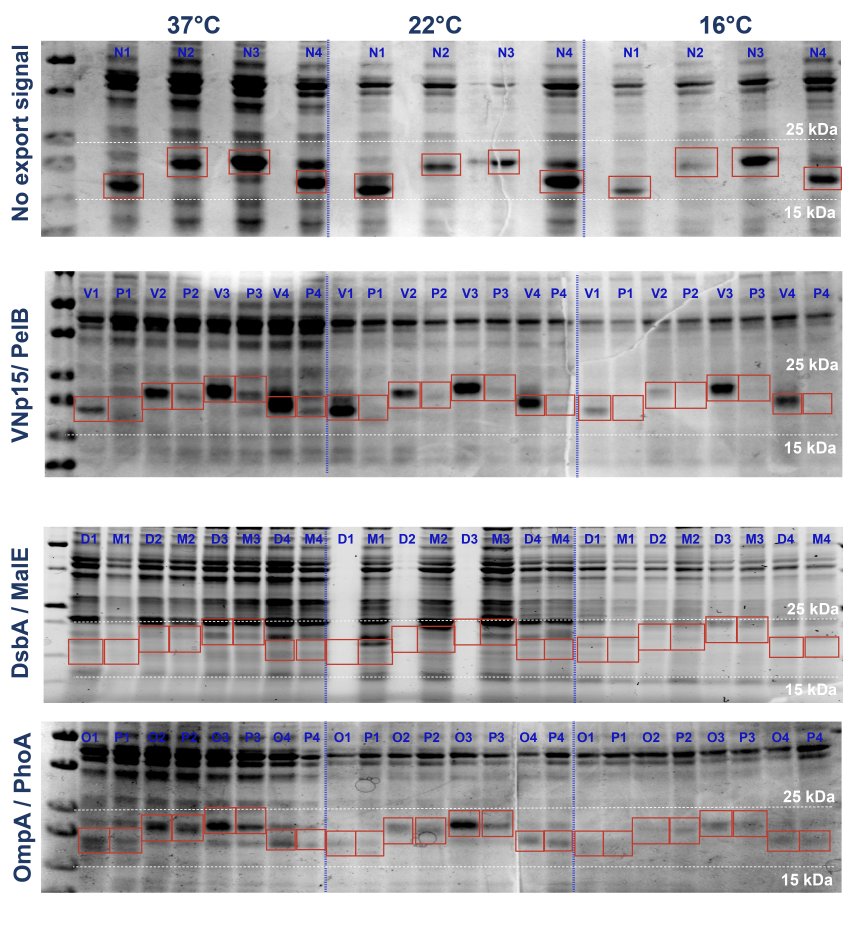
#> input picture data/sFigure2_temperature_gels/annex_temperature_stacked.png, 4315 x 4623 px (shown at 1/5 size)
$ python densitometry_pct_total_lane.py
#> lines starting #> are read from the running program, lines starting #| are printed output that depends on the picture; after the words box and inside, x2 and y2 are one past the last pixel; in counts of white or black regions, pixels touching at a corner belong together
#!/usr/bin/env python3
"""
Figure 3B densitometry - recombinant product band as % of total lane signal.

Input : annex_temperature_stacked.png  (flattened 4-gel temperature montage)
        boxes_mapped.json               ({'prod':[[x0,y0,x1,y1],...48], 'ref':[...4], 'W','H'})
Method: For each product box (one per design-pair) the box is split into its two
        sample lanes (left/right). For each lane, darkness is background-subtracted
        (net = clip(bg - gray, 0), bg = 85th percentile of that lane's full gel
        column) and integrated over (a) the product box and (b) the full lane column
        (gel top->bottom). Result = 100 * band_net / lane_net. Red/blue annotation
        pixels are masked out. Gel y-extents come from the SVG image placement.
Output: densitometry_pct_total_lane.csv  (gel, signal, temp_C, design, pct_of_total_lane)
        n = 4 designs per signal x temperature.
Author: Y. Flores Bueso.
"""
import numpy as np, json, csv, sys
from pathlib import Path
from PIL import Image
from collections import defaultdict

# Defaults resolve relative to this script, so it runs with no arguments from
# anywhere. The temperature montage lives in the sFigure2 folder; the box
# coordinates sit next to this script. Output goes to a *_regenerated.csv so a
# reproduction run never overwrites the published densitometry_pct_total_lane.csv
# (the two agree to within ~0.5%, i.e. rounding, as expected for pixel densitometry).
HERE = Path(__file__).resolve().parent
PNG  = sys.argv[1] if len(sys.argv) > 1 else str(HERE.parent / 'sFigure2_temperature_gels' / 'annex_temperature_stacked.png')
BOX  = sys.argv[2] if len(sys.argv) > 2 else str(HERE / 'boxes_mapped.json')
OUT  = sys.argv[3] if len(sys.argv) > 3 else str(HERE / 'densitometry_pct_total_lane_regenerated.csv')

A = np.asarray(Image.open(PNG).convert('RGB')).astype(int)
R, Gc, Bc = A[:, :, 0], A[:, :, 1], A[:, :, 2]
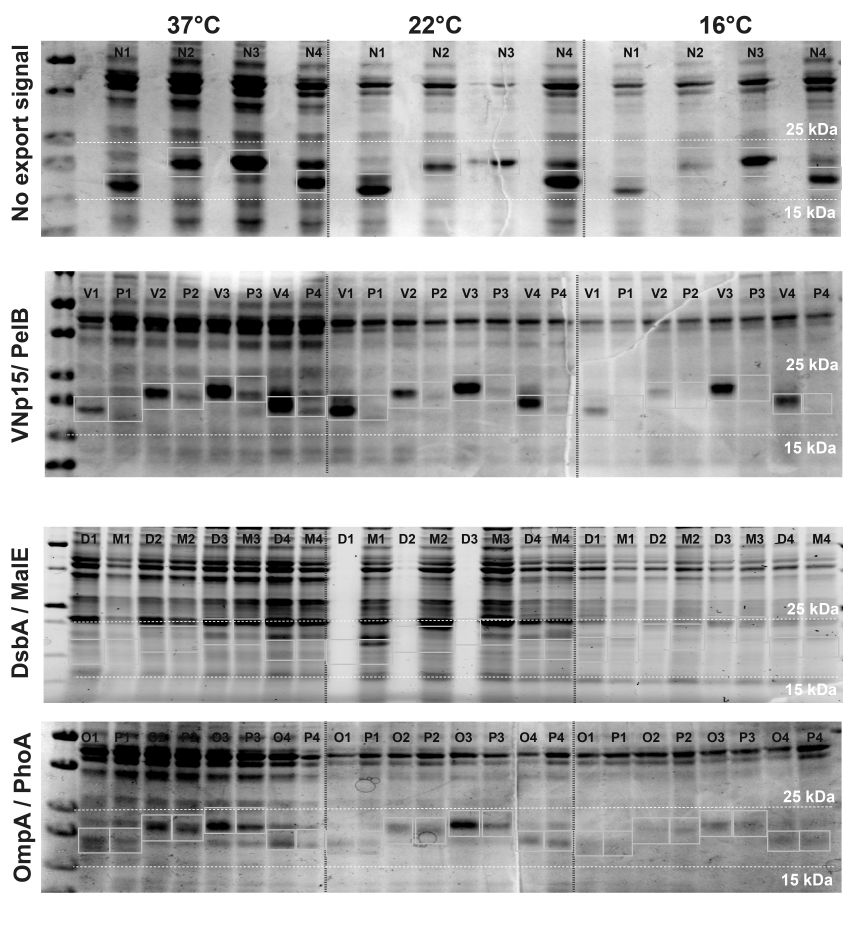
#> R: shape (4623, 4315) int64 (shown at 1/5 size); min 0, max 255, mean 175.9
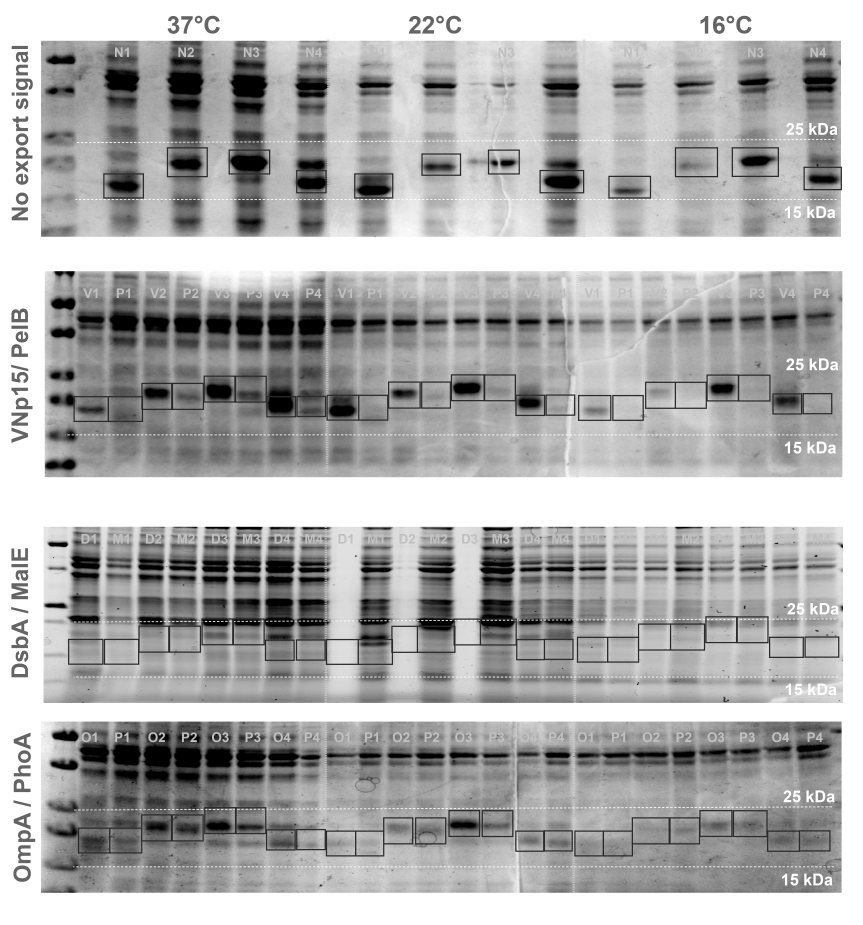
#> Bc: shape (4623, 4315) int64 (shown at 1/5 size); min 0, max 255, mean 176
gray = 0.299 * R + 0.587 * Gc + 0.114 * Bc
# red box strokes and blue lane labels -> excluded from integration
anno = ((R > 130) & (Gc < 95) & (Bc < 95)) | ((Bc > 130) & (R < 110) & (Gc < 130) & (Bc - R > 30))
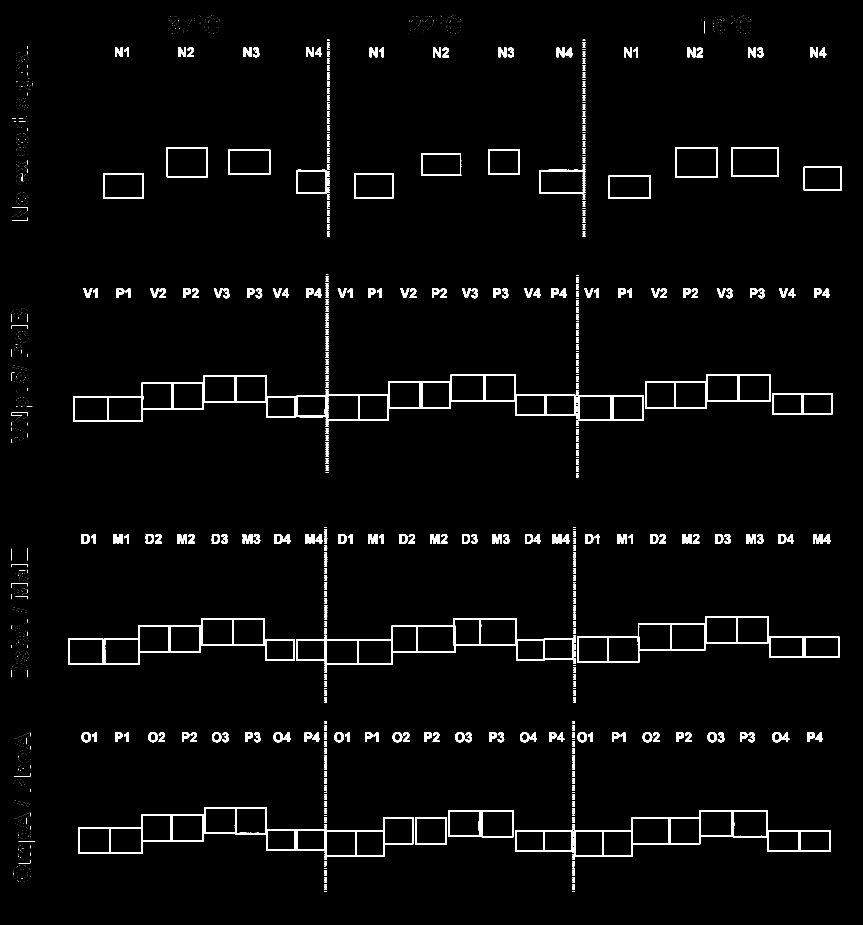
#> anno: shape (4623, 4315) bool (shown at 1/5 size); 2.3% white; 2119 white regions (1138 under 20 px), largest, box (x1, y1, x2, y2) and area: (1480, 3092, 2880, 3325) 26131, (367, 1878, 1480, 2110) 22223, (2872, 4050, 3663, 4283) 15258

prod = json.load(open(BOX))['prod']
#> (reads data/Figure3_SourceData/boxes_mapped.json from the repository)

# gel crop y-extents in composite px (from the SVG image transforms)
gel_ext = {'NS': (204, 1121), 'VNp15/PelB': (1356, 2415),
           'DsbA/MalE': (2634, 3419), 'OmpA/PhoA': (3608, 4461)}
gel_order = ['NS', 'VNp15/PelB', 'DsbA/MalE', 'OmpA/PhoA']
sigpair = {'NS': ('NS', 'NS'), 'VNp15/PelB': ('VNp15', 'PelB'),
           'DsbA/MalE': ('DsbA', 'MalE'), 'OmpA/PhoA': ('OmpA', 'PhoA')}
temps = ['16', '22', '37']   # three temperature blocks, left->right, 4 designs each

def gel_of(yc):
#> called with yc = 2036.9
    for nm, (t, b) in gel_ext.items():
        if t <= yc <= b:
            return nm
    return min(gel_order, key=lambda nm: abs(yc - sum(gel_ext[nm]) / 2))

def netsum(x0, y0, x1, y1, bg):
    x0, x1 = sorted((int(round(x0)), int(round(x1))))
    y0, y1 = sorted((int(round(y0)), int(round(y1))))
    g = gray[y0:y1, x0:x1]; m = anno[y0:y1, x0:x1]
    v = np.clip(bg - g, 0, None); v[m] = 0
    return float(v.sum())

def lane_bg(x0, x1, gt, gb):
    x0, x1 = sorted((int(round(x0)), int(round(x1))))
    col = gray[int(gt):int(gb), x0:x1][~anno[int(gt):int(gb), x0:x1]]
    return np.percentile(col, 85) if col.size else 255

boxes = [dict(x0=x0, y0=y0, x1=x1, y1=y1, xc=(x0 + x1) / 2, g=gel_of((y0 + y1) / 2))
         for x0, y0, x1, y1 in prod]

results = []
for nm in gel_order:
    gt, gb = gel_ext[nm]
    gbx = sorted([b for b in boxes if b['g'] == nm], key=lambda b: b['xc'])
    for bi, b in enumerate(gbx):
        temp = temps[bi // 4]           # 4 designs per temperature block
        xmid = (b['x0'] + b['x1']) / 2
        for side, (lx0, lx1) in enumerate([(b['x0'], xmid), (xmid, b['x1'])]):
            bg = lane_bg(lx0, lx1, gt, gb)
            band = netsum(lx0, b['y0'], lx1, b['y1'], bg)
            lane = netsum(lx0, gt, lx1, gb, bg)
            results.append(dict(gel=nm, signal=sigpair[nm][side], temp=temp,
                                design=bi % 4 + 1,
                                pct=100 * band / lane if lane > 0 else float('nan')))
#> this loop made 4 passes
#> (gt, gb) on passes 2 to 4: (1356, 2415), (2634, 3419), (3608, 4461)
#> pass 1, in netsum, `g = gray[y0:y1, x0:x1]`:
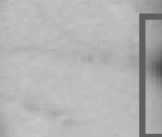
#> g: shape (137, 162) float64; min 76, max 201, mean 178.7
#> pass 1, in netsum, `m = anno[y0:y1, x0:x1]`:
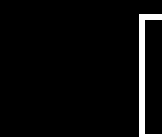
#> m: shape (137, 162) bool; 4% white; 1 white region, box (x1, y1, x2, y2) and area: (139, 14, 162, 137) 891
#> pass 1, in netsum, `v = np.clip(bg - g, 0, None)`:
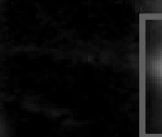
#> v: shape (137, 162) float64; min 0, max 114, mean 11.6
#> pass 1, in netsum (call 2), `g = gray[y0:y1, x0:x1]`:
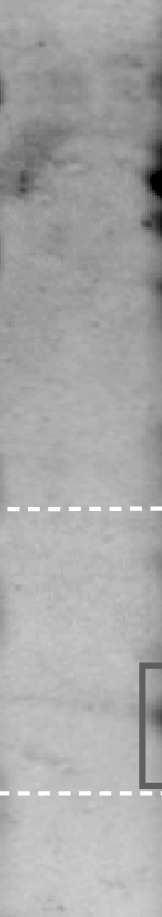
#> g: shape (917, 162) float64; min 0, max 255, mean 168.4

with open(OUT, 'w', newline='') as f:
    w = csv.writer(f)
    w.writerow(['gel', 'signal', 'temp_C', 'design', 'pct_of_total_lane'])
    for x in results:
        w.writerow([x['gel'], x['signal'], x['temp'], x['design'], round(x['pct'], 2)])
#> this loop made 96 passes

# console summary
agg = defaultdict(list)
for r in results: agg[(r['signal'], r['temp'])].append(r['pct'])
print('wrote', OUT, '(%d rows)' % len(results))
#| wrote data/Figure3_SourceData/densitometry_pct_total_lane_regenerated.csv (96 rows)
for s in ['VNp15','PelB','DsbA','MalE','OmpA','PhoA','NS']:
    print(f"  {s:6}", {t: round(np.nanmean(agg[(s,t)]),1) for t in temps})
